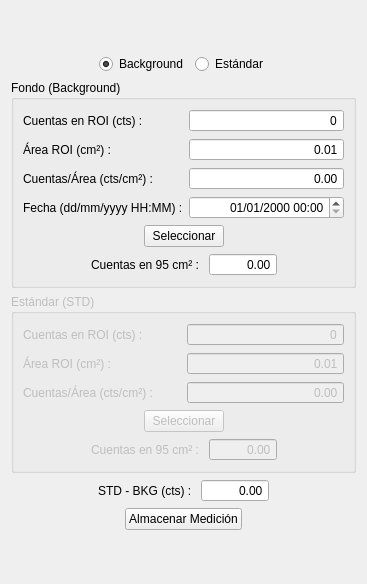
<?xml version="1.0" encoding="UTF-8"?>
<ui version="4.0">
 <class>Form</class>
 <widget class="QWidget" name="Form">
  <property name="geometry">
   <rect>
    <x>0</x>
    <y>0</y>
    <width>367</width>
    <height>584</height>
   </rect>
  </property>
  <property name="windowTitle">
   <string>Form</string>
  </property>
  <layout class="QVBoxLayout" name="verticalLayout">
   <item>
    <spacer name="verticalSpacer">
     <property name="orientation">
      <enum>Qt::Vertical</enum>
     </property>
     <property name="sizeHint" stdset="0">
      <size>
       <width>20</width>
       <height>40</height>
      </size>
     </property>
    </spacer>
   </item>
   <item>
    <layout class="QHBoxLayout" name="horizontalLayout_6">
     <item>
      <spacer name="horizontalSpacer_5">
       <property name="orientation">
        <enum>Qt::Horizontal</enum>
       </property>
       <property name="sizeHint" stdset="0">
        <size>
         <width>40</width>
         <height>20</height>
        </size>
       </property>
      </spacer>
     </item>
     <item>
      <widget class="QRadioButton" name="radBkg">
       <property name="text">
        <string>Background</string>
       </property>
       <property name="checked">
        <bool>true</bool>
       </property>
      </widget>
     </item>
     <item>
      <widget class="QRadioButton" name="radStd">
       <property name="text">
        <string>Estándar</string>
       </property>
      </widget>
     </item>
     <item>
      <spacer name="horizontalSpacer_6">
       <property name="orientation">
        <enum>Qt::Horizontal</enum>
       </property>
       <property name="sizeHint" stdset="0">
        <size>
         <width>40</width>
         <height>20</height>
        </size>
       </property>
      </spacer>
     </item>
    </layout>
   </item>
   <item>
    <widget class="QGroupBox" name="bkgGroup">
     <property name="title">
      <string>Fondo (Background)</string>
     </property>
     <layout class="QVBoxLayout" name="verticalLayout_4">
      <item>
       <layout class="QHBoxLayout" name="horizontalLayout_2">
        <item>
         <layout class="QVBoxLayout" name="verticalLayout_2">
          <item>
           <widget class="QLabel" name="label">
            <property name="text">
             <string>Cuentas en ROI (cts) : </string>
            </property>
           </widget>
          </item>
          <item>
           <widget class="QLabel" name="label_2">
            <property name="text">
             <string>Área ROI (cm²) : </string>
            </property>
           </widget>
          </item>
          <item>
           <widget class="QLabel" name="label_3">
            <property name="text">
             <string>Cuentas/Área (cts/cm²) : </string>
            </property>
           </widget>
          </item>
          <item>
           <widget class="QLabel" name="label_10">
            <property name="text">
             <string>Fecha (dd/mm/yyyy HH:MM) :</string>
            </property>
           </widget>
          </item>
         </layout>
        </item>
        <item>
         <layout class="QVBoxLayout" name="verticalLayout_3">
          <item>
           <widget class="QSpinBox" name="bkgCounts">
            <property name="frame">
             <bool>true</bool>
            </property>
            <property name="alignment">
             <set>Qt::AlignRight|Qt::AlignTrailing|Qt::AlignVCenter</set>
            </property>
            <property name="readOnly">
             <bool>true</bool>
            </property>
            <property name="buttonSymbols">
             <enum>QAbstractSpinBox::NoButtons</enum>
            </property>
            <property name="maximum">
             <number>99999999</number>
            </property>
           </widget>
          </item>
          <item>
           <widget class="QDoubleSpinBox" name="bkgArea">
            <property name="alignment">
             <set>Qt::AlignRight|Qt::AlignTrailing|Qt::AlignVCenter</set>
            </property>
            <property name="readOnly">
             <bool>true</bool>
            </property>
            <property name="buttonSymbols">
             <enum>QAbstractSpinBox::NoButtons</enum>
            </property>
            <property name="decimals">
             <number>2</number>
            </property>
            <property name="minimum">
             <double>0.010000000000000</double>
            </property>
            <property name="maximum">
             <double>999999.000000000000000</double>
            </property>
           </widget>
          </item>
          <item>
           <widget class="QDoubleSpinBox" name="bkgRate">
            <property name="alignment">
             <set>Qt::AlignRight|Qt::AlignTrailing|Qt::AlignVCenter</set>
            </property>
            <property name="readOnly">
             <bool>true</bool>
            </property>
            <property name="buttonSymbols">
             <enum>QAbstractSpinBox::NoButtons</enum>
            </property>
            <property name="maximum">
             <double>999999999.000000000000000</double>
            </property>
           </widget>
          </item>
          <item>
           <widget class="QDateTimeEdit" name="dateTimeEdit">
            <property name="alignment">
             <set>Qt::AlignRight|Qt::AlignTrailing|Qt::AlignVCenter</set>
            </property>
            <property name="displayFormat">
             <string>dd/MM/yyyy HH:mm</string>
            </property>
           </widget>
          </item>
         </layout>
        </item>
       </layout>
      </item>
      <item>
       <layout class="QHBoxLayout" name="horizontalLayout_3">
        <item>
         <spacer name="horizontalSpacer_3">
          <property name="orientation">
           <enum>Qt::Horizontal</enum>
          </property>
          <property name="sizeHint" stdset="0">
           <size>
            <width>40</width>
            <height>20</height>
           </size>
          </property>
         </spacer>
        </item>
        <item>
         <widget class="QPushButton" name="setBkg">
          <property name="text">
           <string>Seleccionar</string>
          </property>
         </widget>
        </item>
        <item>
         <spacer name="horizontalSpacer_4">
          <property name="orientation">
           <enum>Qt::Horizontal</enum>
          </property>
          <property name="sizeHint" stdset="0">
           <size>
            <width>40</width>
            <height>20</height>
           </size>
          </property>
         </spacer>
        </item>
       </layout>
      </item>
      <item>
       <layout class="QHBoxLayout" name="horizontalLayout_4">
        <item>
         <spacer name="horizontalSpacer_7">
          <property name="orientation">
           <enum>Qt::Horizontal</enum>
          </property>
          <property name="sizeHint" stdset="0">
           <size>
            <width>40</width>
            <height>20</height>
           </size>
          </property>
         </spacer>
        </item>
        <item>
         <widget class="QLabel" name="label_4">
          <property name="text">
           <string>Cuentas en 95 cm² : </string>
          </property>
         </widget>
        </item>
        <item>
         <widget class="QDoubleSpinBox" name="bkgTotal">
          <property name="alignment">
           <set>Qt::AlignRight|Qt::AlignTrailing|Qt::AlignVCenter</set>
          </property>
          <property name="readOnly">
           <bool>true</bool>
          </property>
          <property name="buttonSymbols">
           <enum>QAbstractSpinBox::NoButtons</enum>
          </property>
          <property name="maximum">
           <double>999999.000000000000000</double>
          </property>
         </widget>
        </item>
        <item>
         <spacer name="horizontalSpacer_8">
          <property name="orientation">
           <enum>Qt::Horizontal</enum>
          </property>
          <property name="sizeHint" stdset="0">
           <size>
            <width>40</width>
            <height>20</height>
           </size>
          </property>
         </spacer>
        </item>
       </layout>
      </item>
     </layout>
    </widget>
   </item>
   <item>
    <widget class="QGroupBox" name="stdGroup">
     <property name="enabled">
      <bool>false</bool>
     </property>
     <property name="title">
      <string>Estándar (STD)</string>
     </property>
     <layout class="QVBoxLayout" name="verticalLayout_7">
      <item>
       <layout class="QHBoxLayout" name="horizontalLayout_7">
        <item>
         <layout class="QVBoxLayout" name="verticalLayout_5">
          <item>
           <widget class="QLabel" name="label_5">
            <property name="text">
             <string>Cuentas en ROI (cts) : </string>
            </property>
           </widget>
          </item>
          <item>
           <widget class="QLabel" name="label_6">
            <property name="text">
             <string>Área ROI (cm²) : </string>
            </property>
           </widget>
          </item>
          <item>
           <widget class="QLabel" name="label_7">
            <property name="text">
             <string>Cuentas/Área (cts/cm²) : </string>
            </property>
           </widget>
          </item>
         </layout>
        </item>
        <item>
         <layout class="QVBoxLayout" name="verticalLayout_6">
          <item>
           <widget class="QSpinBox" name="stdCounts">
            <property name="frame">
             <bool>true</bool>
            </property>
            <property name="alignment">
             <set>Qt::AlignRight|Qt::AlignTrailing|Qt::AlignVCenter</set>
            </property>
            <property name="readOnly">
             <bool>true</bool>
            </property>
            <property name="buttonSymbols">
             <enum>QAbstractSpinBox::NoButtons</enum>
            </property>
            <property name="maximum">
             <number>999999999</number>
            </property>
           </widget>
          </item>
          <item>
           <widget class="QDoubleSpinBox" name="stdArea">
            <property name="alignment">
             <set>Qt::AlignRight|Qt::AlignTrailing|Qt::AlignVCenter</set>
            </property>
            <property name="readOnly">
             <bool>true</bool>
            </property>
            <property name="buttonSymbols">
             <enum>QAbstractSpinBox::NoButtons</enum>
            </property>
            <property name="minimum">
             <double>0.010000000000000</double>
            </property>
            <property name="maximum">
             <double>9999999.000000000000000</double>
            </property>
            <property name="value">
             <double>0.010000000000000</double>
            </property>
           </widget>
          </item>
          <item>
           <widget class="QDoubleSpinBox" name="stdRate">
            <property name="alignment">
             <set>Qt::AlignRight|Qt::AlignTrailing|Qt::AlignVCenter</set>
            </property>
            <property name="readOnly">
             <bool>true</bool>
            </property>
            <property name="buttonSymbols">
             <enum>QAbstractSpinBox::NoButtons</enum>
            </property>
            <property name="maximum">
             <double>9999999.000000000000000</double>
            </property>
           </widget>
          </item>
         </layout>
        </item>
       </layout>
      </item>
      <item>
       <layout class="QHBoxLayout" name="horizontalLayout_8">
        <item>
         <spacer name="horizontalSpacer_9">
          <property name="orientation">
           <enum>Qt::Horizontal</enum>
          </property>
          <property name="sizeHint" stdset="0">
           <size>
            <width>40</width>
            <height>20</height>
           </size>
          </property>
         </spacer>
        </item>
        <item>
         <widget class="QPushButton" name="setStd">
          <property name="text">
           <string>Seleccionar</string>
          </property>
         </widget>
        </item>
        <item>
         <spacer name="horizontalSpacer_10">
          <property name="orientation">
           <enum>Qt::Horizontal</enum>
          </property>
          <property name="sizeHint" stdset="0">
           <size>
            <width>40</width>
            <height>20</height>
           </size>
          </property>
         </spacer>
        </item>
       </layout>
      </item>
      <item>
       <layout class="QHBoxLayout" name="horizontalLayout_9">
        <item>
         <spacer name="horizontalSpacer_11">
          <property name="orientation">
           <enum>Qt::Horizontal</enum>
          </property>
          <property name="sizeHint" stdset="0">
           <size>
            <width>40</width>
            <height>20</height>
           </size>
          </property>
         </spacer>
        </item>
        <item>
         <widget class="QLabel" name="label_8">
          <property name="text">
           <string>Cuentas en 95 cm² : </string>
          </property>
         </widget>
        </item>
        <item>
         <widget class="QDoubleSpinBox" name="stdTotal">
          <property name="alignment">
           <set>Qt::AlignRight|Qt::AlignTrailing|Qt::AlignVCenter</set>
          </property>
          <property name="readOnly">
           <bool>true</bool>
          </property>
          <property name="buttonSymbols">
           <enum>QAbstractSpinBox::NoButtons</enum>
          </property>
          <property name="maximum">
           <double>999999.000000000000000</double>
          </property>
         </widget>
        </item>
        <item>
         <spacer name="horizontalSpacer_12">
          <property name="orientation">
           <enum>Qt::Horizontal</enum>
          </property>
          <property name="sizeHint" stdset="0">
           <size>
            <width>40</width>
            <height>20</height>
           </size>
          </property>
         </spacer>
        </item>
       </layout>
      </item>
     </layout>
    </widget>
   </item>
   <item>
    <layout class="QHBoxLayout" name="horizontalLayout_12">
     <item>
      <spacer name="horizontalSpacer_17">
       <property name="orientation">
        <enum>Qt::Horizontal</enum>
       </property>
       <property name="sizeHint" stdset="0">
        <size>
         <width>40</width>
         <height>20</height>
        </size>
       </property>
      </spacer>
     </item>
     <item>
      <widget class="QLabel" name="label_9">
       <property name="text">
        <string>STD - BKG (cts) : </string>
       </property>
      </widget>
     </item>
     <item>
      <widget class="QDoubleSpinBox" name="stdbkg">
       <property name="alignment">
        <set>Qt::AlignRight|Qt::AlignTrailing|Qt::AlignVCenter</set>
       </property>
       <property name="readOnly">
        <bool>true</bool>
       </property>
       <property name="buttonSymbols">
        <enum>QAbstractSpinBox::NoButtons</enum>
       </property>
       <property name="maximum">
        <double>9999999999.000000000000000</double>
       </property>
      </widget>
     </item>
     <item>
      <spacer name="horizontalSpacer_18">
       <property name="orientation">
        <enum>Qt::Horizontal</enum>
       </property>
       <property name="sizeHint" stdset="0">
        <size>
         <width>40</width>
         <height>20</height>
        </size>
       </property>
      </spacer>
     </item>
    </layout>
   </item>
   <item>
    <layout class="QHBoxLayout" name="horizontalLayout_10">
     <item>
      <spacer name="horizontalSpacer_13">
       <property name="orientation">
        <enum>Qt::Horizontal</enum>
       </property>
       <property name="sizeHint" stdset="0">
        <size>
         <width>40</width>
         <height>20</height>
        </size>
       </property>
      </spacer>
     </item>
     <item>
      <widget class="QPushButton" name="saveStd">
       <property name="text">
        <string>Almacenar Medición</string>
       </property>
      </widget>
     </item>
     <item>
      <spacer name="horizontalSpacer_14">
       <property name="orientation">
        <enum>Qt::Horizontal</enum>
       </property>
       <property name="sizeHint" stdset="0">
        <size>
         <width>40</width>
         <height>20</height>
        </size>
       </property>
      </spacer>
     </item>
    </layout>
   </item>
   <item>
    <spacer name="verticalSpacer_2">
     <property name="orientation">
      <enum>Qt::Vertical</enum>
     </property>
     <property name="sizeHint" stdset="0">
      <size>
       <width>20</width>
       <height>40</height>
      </size>
     </property>
    </spacer>
   </item>
  </layout>
 </widget>
 <resources/>
 <connections/>
</ui>
